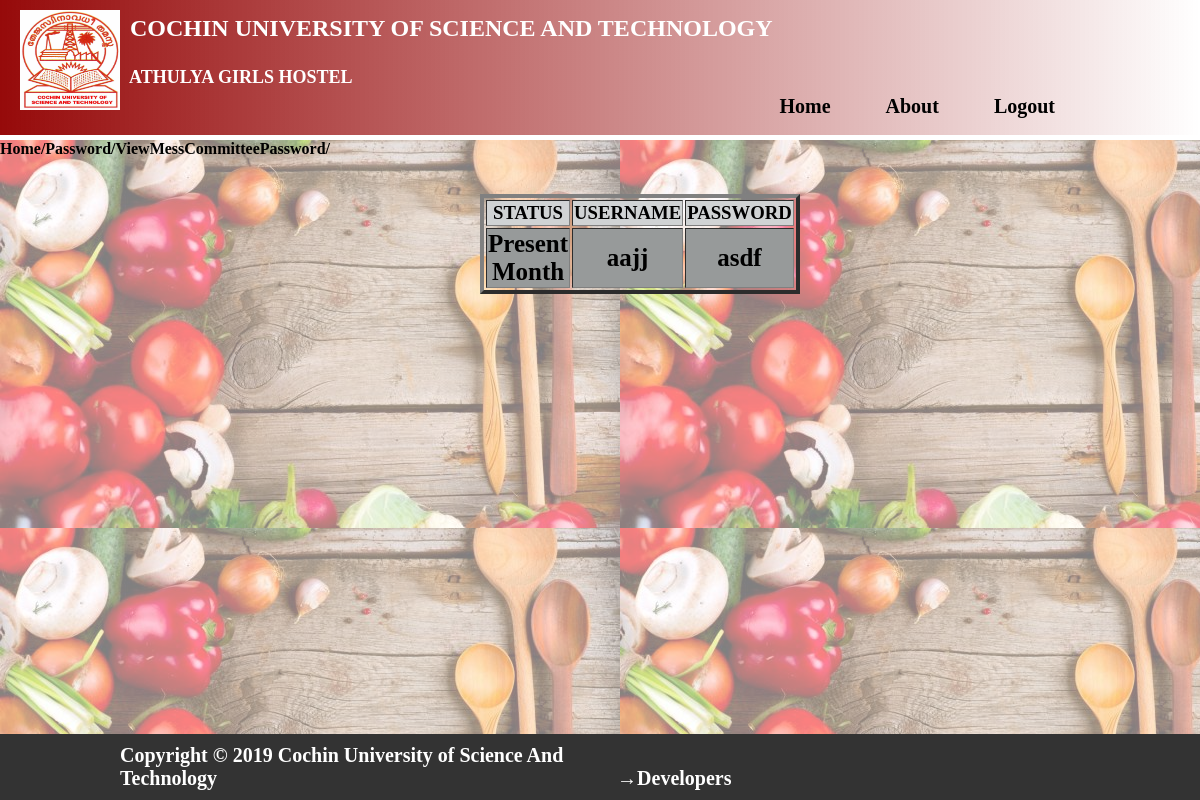
Page /viewcommpass.php on the committed database.
### tables this page shows
CREATE TABLE `commpass` (
  `USERNAME` varchar(50) NOT NULL,
  `PASSWORD` varchar(50) NOT NULL,
  `LAST_DATE` date NOT NULL,
  `BOOLEAN` int(1) NOT NULL
);

### viewcommpass.php (the view, shortened to what this page needs)
<!doctype html>
<html lang="en">
<link rel="stylesheet" href="dues.css">
<body>
  <div class="background"></div>
  <strong>  <a href="optionusers.php">Home/</a><a href="interiordepass.php">Password/</a><a href="viewcommpass.php">ViewMessCommitteePassword/</a></strong>
  <p><strong></strong</p>
  </html>
  <?php
  include "header.php";
 $query = "select * from commpass";
  $q = mysql_query($query);
  echo "<br><br><table id='table' border='4'><tr bgcolor='#D0D3D4'><th><h3>STATUS</h3></th><th><h3>USERNAME</h3></th><th><h3>PASSWORD</h3></th></tr>";
  $k = 0;
  while($row=mysql_fetch_array($q))
  {
    if($k%2==0)
    {
    echo "<tr bgcolor='#979A9A'>";
    if($row['BOOLEAN']=='1')
    echo "<td><p id='row'>" ."Present Month". "</p></td>";
    else {
      echo "<td><p id='row'>" ."Previous Month". "</p></td>";
    }
    echo "<td><p id='row'>" . $row['USERNAME'] . "</p></td>";
    echo "<td><p id='row'>" . $row['PASSWORD'] . "</p></td>";
    echo "</tr>";
    ++$k;
  }
  }

### dues.css (style rules this page uses)
* { margin:0px; }
.background { background:url(bg.jpg); position: fixed; z-index: -1; opacity: .5; width: 100%; height: 800px; }
a { color: black; text-decoration: none; }
table { text-align: center; width: 20%; margin-left: 40%; }
tr { padding-left: 40px; padding-right: 40px; margin-left: 30%; }
#row { font-size: 25px; }

### header.php (style rules this page uses)
body { padding-top: 140px; padding-bottom: 40px; }

### rows in the picture
commpass: BOOLEAN "Present Month", USERNAME "aajj", PASSWORD "asdf"
